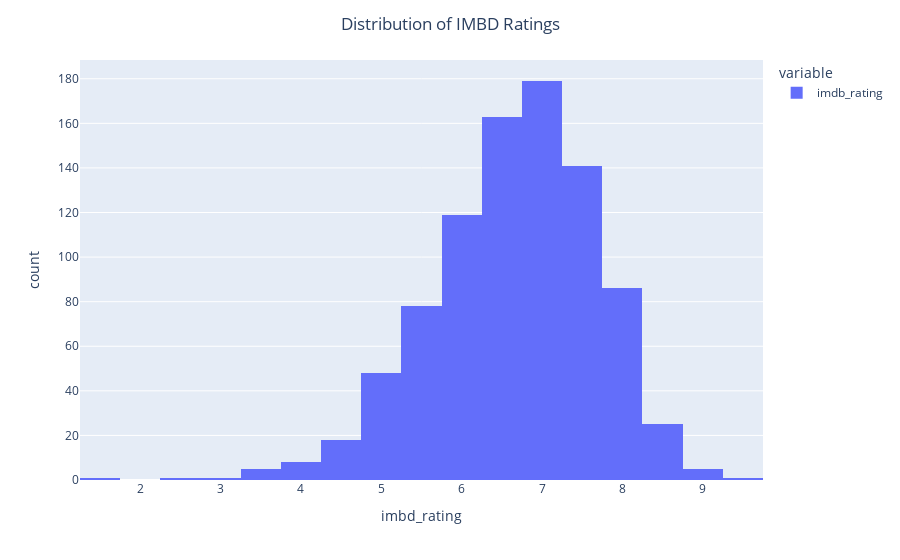

Here is the notebook cell this chart was saved with:
### Code cell
fig = px.histogram(df['imdb_rating'],nbins=40,labels={'value':'imbd_rating'})
fig.update_layout(title='Distribution of IMBD Ratings',title_x=0.5)

### Figure 1 — Plotly figure (JSON) as saved in the notebook; plotly's stock layout.template omitted (floating-point values rounded to 4 significant figures; data arrays with more than 128 entries replaced by an {"elided": "..."} marker saying what was removed)
{"data": [{"alignmentgroup": "True", "bingroup": "x", "hovertemplate": "variable=imdb_rating<br>imbd_rating=%{x}<br>count=%{y}<extra></extra>", "legendgroup": "imdb_rating", "marker": {"color": "#636efa", "pattern": {"shape": ""}}, "name": "imdb_rating", "nbinsx": 40, "offsetgroup": "imdb_rating", "orientation": "v", "showlegend": true, "type": "histogram", "x": {"elided": "992 float values"}, "xaxis": "x", "yaxis": "y"}], "layout": {"barmode": "relative", "legend": {"title": {"text": "variable"}, "tracegroupgap": 0}, "margin": {"t": 60}, "title": {"text": "Distribution of IMBD Ratings", "x": 0.5}, "xaxis": {"anchor": "y", "domain": [0, 1], "title": {"text": "imbd_rating"}}, "yaxis": {"anchor": "x", "domain": [0, 1], "title": {"text": "count"}}}}
